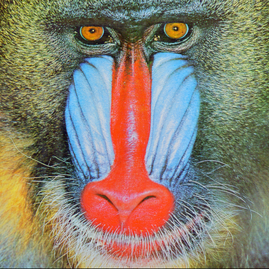
#> input picture Image-Encryption-and-Authentication/baboon.png, 269 x 269 px, shrunk from 512 x 512 before the run, found by its file name
$ python RSA_ENCRYPTION.py
#> lines starting #> are read from the running program, lines starting #| are printed output that depends on the picture
### Experiment/RSA.py
import cv2
import numpy as np
import matplotlib.pyplot as plt

my_img = cv2.imread('C:/Users/vishn/PycharmProjects/imo/dtjdtg/Image-Encryption-and-Authentication/baboon.png')
#> my_img is the input picture: shape (269, 269, 3); mean B, G, R 113.1, 128.9, 137.4
# cv2_imshow(my_img)
plt.imshow(my_img)

# RSA

# STEP 1: Generate Two Large Prime Numbers (p,q) randomly
from random import randrange, getrandbits


def power(a, d, n):
    ans = 1;
    while d != 0:
        if d % 2 == 1:
            ans = ((ans % n) * (a % n)) % n
        a = ((a % n) * (a % n)) % n
        d >>= 1
    return ans;

# [4 lines left out: function poer, not called in this run]

def MillerRabin(N, d):
    a = randrange(2, N - 1)
    x = power(a, d, N);
    if x == 1 or x == N - 1:
        return True;
    else:
        while (d != N - 1):
            x = ((x % N) * (x % N)) % N;
            if x == 1:
                return False;
            if x == N - 1:
                return True;
            d <<= 1;
    return False;


def is_prime(N, K):
    if N == 3 or N == 2:
        return True;
    if N <= 1 or N % 2 == 0:
        return False;

    # Find d such that d*(2^r)=X-1
    d = N - 1
    while d % 2 != 0:
        d /= 2;

    for _ in range(K):
        if not MillerRabin(N, d):
            return False;
    return True;


def generate_prime_candidate(length):
    # generate random bits
    p = getrandbits(length)
    # apply a mask to set MSB and LSB to 1
    # Set MSB to 1 to make sure we have a Number of 1024 bits.
    # Set LSB to 1 to make sure we get a Odd Number.
    p |= (1 << length - 1) | 1
    return p


def generatePrimeNumber(length):
#> called with length = 5
    A = 4
    while not is_prime(A, 128):
        A = generate_prime_candidate(length)
    return A


length = 5
P = generatePrimeNumber(length)
Q = generatePrimeNumber(length)

print(P)
print(Q)

# Step 2: Calculate N=P*Q and Euler Totient Function = (P-1)*(Q-1)
N = P * Q
eulerTotient = (P - 1) * (Q - 1)
print(N)
print(eulerTotient)


# Step 3: Find E such that GCD(E,eulerTotient)=1(i.e., e should be co-prime) such that it satisfies this condition:-  1<E<eulerTotient

def GCD(a, b):
    if a == 0:
        return b;
    return GCD(b % a, a)


E = generatePrimeNumber(4)
while GCD(E, eulerTotient) != 1:
    E = generatePrimeNumber(4)
print(E)


# Step 4: Find D.
# For Finding D: It must satisfies this property:-  (D*E)Mod(eulerTotient)=1;
# Now we have two Choices
# 1. That we randomly choose D and check which condition is satisfying above condition.
# 2. For Finding D we can Use Extended Euclidean Algorithm: ax+by=1 i.e., eulerTotient(x)+E(y)=GCD(eulerTotient,e)
# Here, Best approach is to go for option 2.( Extended Euclidean Algorithm.)

def gcdExtended(E, eulerTotient):
#> called with E = 13, eulerTotient = 288
    a1, a2, b1, b2, d1, d2 = 1, 0, 0, 1, eulerTotient, E

    while d2 != 1:
        # k
        k = (d1 // d2)

        # a
        temp = a2
        a2 = a1 - (a2 * k)
        a1 = temp

        # b
        temp = b2
        b2 = b1 - (b2 * k)
        b1 = temp

        # d
        temp = d2
        d2 = d1 - (d2 * k)
        d1 = temp

        D = b2

    if D > eulerTotient:
        D = D % eulerTotient
    elif D < 0:
        D = D + eulerTotient

    return D


D = gcdExtended(E, eulerTotient)
print(D)

row, col = my_img.shape[0], my_img.shape[1]
#> row = 269; col = 269
enc = [[0 for x in range(3000)] for y in range(3000)]

# Step 5: Encryption
size = my_img.size
#> size = 217083
for i in range(row):
    for j in range(col):
        r, g, b = my_img[i, j]
        C1 = power(r, E, N)
        C2 = power(g, E, N)
        C3 = power(b, E, N)
        enc[i][j] = [C1, C2, C3]
        C1 = C1 % 256
        C2 = C2 % 256
        C3 = C3 % 256
        my_img[i, j] = [C1, C2, C3]
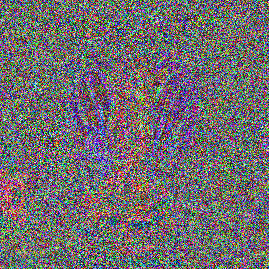
#> my_img: shape (269, 269, 3); mean B, G, R 110.7, 107.7, 111.8

plt.imshow(my_img)
plt.show()
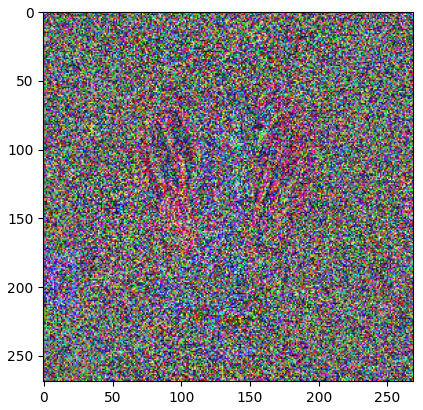
#> figure drawn by matplotlib, 1 panel; B, G, R data is drawn as R, G, B

# Step 6: Decryption
for i in range(row):
    for j in range(col):
        r, g, b = enc[i][j]
        M1 = power(r, D, N)
        M2 = power(g, D, N)
        M3 = power(b, D, N)
        my_img[i, j] = [M1, M2, M3]

plt.imshow(my_img)
plt.show()

### Original/Review 3/RSA_ENCRYPTION.py
from PIL import Image
import pandas as pd
import random
import RSA
import matplotlib.pyplot as plt
image="C:/Users/vishn/PycharmProjects/imo/dtjdtg/Review 3/1628574184_sports-9.jpg"
imagelocation="output.jpg"
column=[]
my_img = Image.open(image)
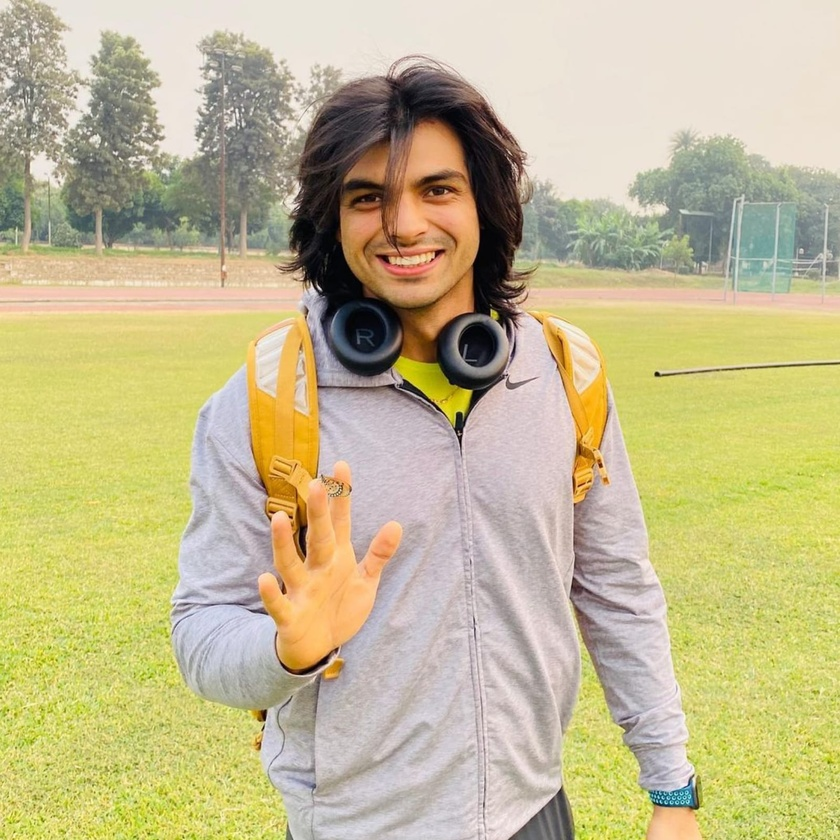
#> input picture Original/Review 3/1628574184_sports-9.jpg, 840 x 840 px, shrunk from 1600 x 1600 before the run, found by its file name
#> my_img is the input picture: PIL image 840x840 RGB; mean R, G, B 195, 185.3, 142.7
pix = my_img.load()
size = my_img.size
row, col = my_img.size[0], my_img.size[1]
mod = min(size)
#> (the run stopped early here; a loop or call above may not have finished)
